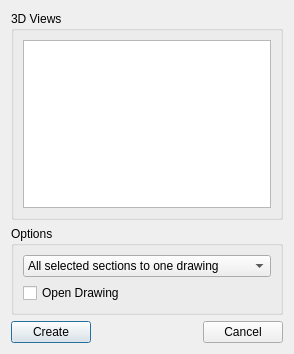
<?xml version="1.0" encoding="UTF-8"?>
<ui version="4.0">
 <class>GAForm</class>
 <widget class="QDialog" name="GAForm">
  <property name="geometry">
   <rect>
    <x>0</x>
    <y>0</y>
    <width>294</width>
    <height>354</height>
   </rect>
  </property>
  <property name="sizePolicy">
   <sizepolicy hsizetype="Minimum" vsizetype="MinimumExpanding">
    <horstretch>0</horstretch>
    <verstretch>0</verstretch>
   </sizepolicy>
  </property>
  <property name="windowTitle">
   <string>Create GA Drawing</string>
  </property>
  <layout class="QGridLayout" name="gridLayout_3">
   <item row="0" column="0" colspan="3">
    <widget class="QGroupBox" name="groupBox">
     <property name="title">
      <string>3D Views</string>
     </property>
     <layout class="QGridLayout" name="gridLayout">
      <item row="0" column="0">
       <widget class="QTableWidget" name="tableWidgetViews">
        <property name="selectionMode">
         <enum>QAbstractItemView::ExtendedSelection</enum>
        </property>
        <property name="selectionBehavior">
         <enum>QAbstractItemView::SelectItems</enum>
        </property>
       </widget>
      </item>
     </layout>
    </widget>
   </item>
   <item row="1" column="0" colspan="3">
    <widget class="QGroupBox" name="groupBoxOptions">
     <property name="title">
      <string>Options</string>
     </property>
     <layout class="QGridLayout" name="gridLayout_2">
      <item row="0" column="0">
       <widget class="QComboBox" name="comboBoxCreateMode">
        <item>
         <property name="text">
          <string>All selected sections to one drawing</string>
         </property>
        </item>
        <item>
         <property name="text">
          <string>One drawing per section</string>
         </property>
        </item>
        <item>
         <property name="text">
          <string>Empty drawing</string>
         </property>
        </item>
       </widget>
      </item>
      <item row="1" column="0">
       <widget class="QCheckBox" name="checkBoxOpenDrawing">
        <property name="text">
         <string>Open Drawing</string>
        </property>
       </widget>
      </item>
     </layout>
    </widget>
   </item>
   <item row="2" column="0">
    <widget class="QPushButton" name="pushButtonCreate">
     <property name="text">
      <string>Create</string>
     </property>
    </widget>
   </item>
   <item row="2" column="1">
    <spacer name="horizontalSpacer">
     <property name="orientation">
      <enum>Qt::Horizontal</enum>
     </property>
     <property name="sizeHint" stdset="0">
      <size>
       <width>40</width>
       <height>20</height>
      </size>
     </property>
    </spacer>
   </item>
   <item row="2" column="2">
    <widget class="QPushButton" name="pushButtonCancel">
     <property name="text">
      <string>Cancel</string>
     </property>
    </widget>
   </item>
  </layout>
 </widget>
 <resources/>
 <connections/>
</ui>
